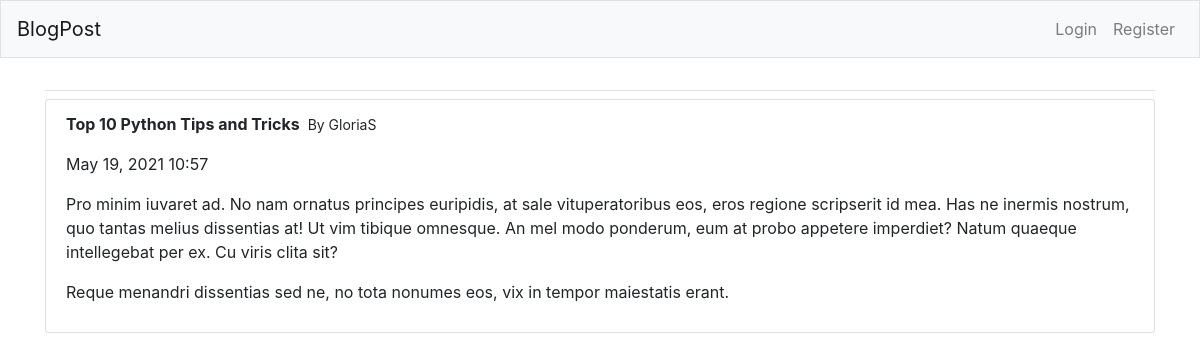
The page /blog/60/ on the database its author committed.
### BlogPost/models.py (models this page shows)
class BlogPost(models.Model):
    title = models.CharField(max_length=50)
    text = models.TextField()
    date_added = models.DateTimeField(auto_now_add=True)
    owner = models.ForeignKey(User, on_delete=models.CASCADE)
    def __str__(self):
        return self.title

### BlogPost/views.py (the view)
# urls.py: path('blog/<int:pk>/', views.BlogDetail.as_view(), name='blog_detail'),
class BlogDetail(DetailView):
    model = BlogPost
    template_name = 'BlogPost/blog_detail.html'
    context_object_name = 'post'

### BlogPost/templates/BlogPost/blog_detail.html (shortened to what this page needs)
{% extends "BlogPost/base.html" %}
{% block content %}
    <ul class="list-group ">
        <li class="list-group-item">
            <p><b>{{ post }}</b><small class="ml-2">By {{ post.owner }}</small></p>
            <p>{{ post.date_added|date:'M d, Y H:i' }}</p>
            <p>{{ post.text|linebreaks }}</p>
        </li>
    </ul>
{% endblock content %}

### rows shown on the page
BlogPost: title "Top 10 Python Tips and Tricks", owner "GloriaS", date_added "May 19, 2021 10:57", text "Pro minim iuvaret ad. No nam ornatus principes euripidis, at sale vituperatoribus eos, eros regione scripserit id mea. Has ne inermis nostrum, quo tantas melius dissentias at! Ut vim tibique omnesque. An mel modo ponderum, eum at probo appetere imperdiet? Natum quaeque intellegebat per ex. Cu viris clita sit? Reque menandri dissentias sed ne, no tota nonumes eos, vix in tempor maiestatis erant."
